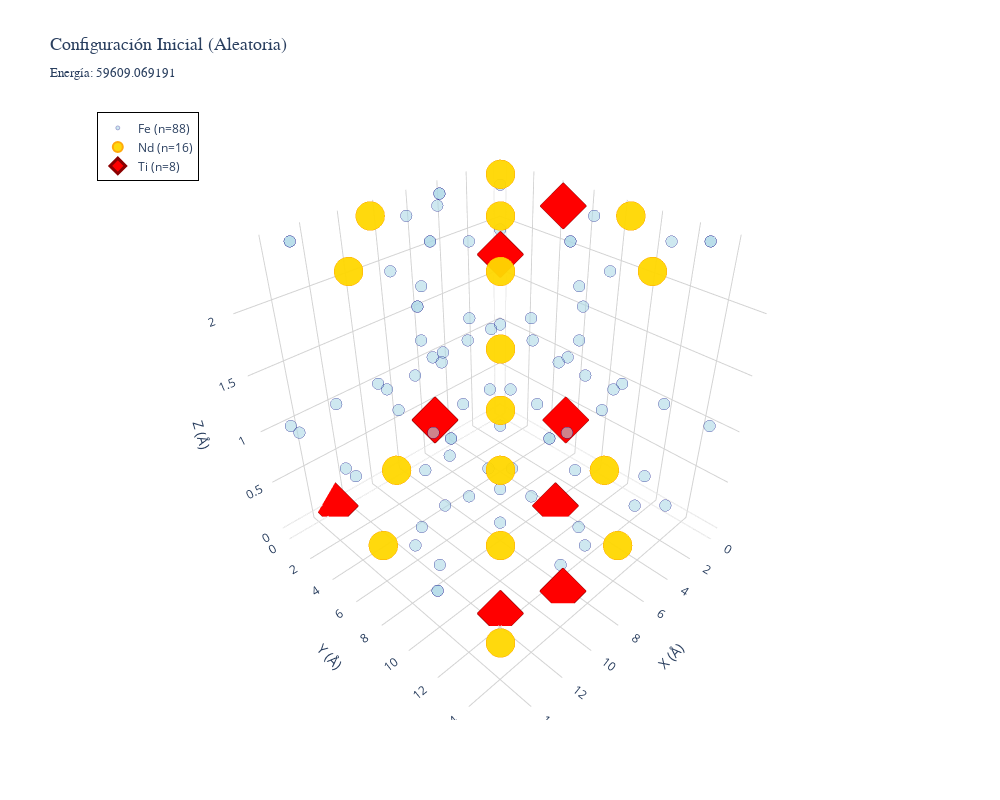

This figure's notebook cell:
### Code cell
# Visualizar configuración inicial con Ti destacados
fig_init = plot_configuration_3d_plotly(
    Fe_candidate_positions,
    Nd_positions,
    Ti_indices_init,
    energia_inicial,
    title="Configuración Inicial (Aleatoria)"
)
fig_init.show()

print("\n✓ Configuración inicial visualizada (8 Ti en rojo, posiciones aleatorias)")

### Figure 1 — Plotly figure (JSON) as saved in the notebook; plotly's stock layout.template omitted (floating-point values rounded to 4 significant figures)
{"data": [{"hovertemplate": "<b>Fe</b><br>X: %{x:.3f} Å<br>Y: %{y:.3f} Å<br>Z: %{z:.3f} Å<extra></extra>", "marker": {"color": "lightblue", "line": {"color": "navy", "width": 0.5}, "opacity": 0.6, "size": 4}, "mode": "markers", "name": "Fe (n=88)", "type": "scatter3d", "x": [2.503, 6.089, 8.592, 0.0, 11.09, 1.793, 12.89, 4.296, 6.089, 2.503, 8.592, 0.0, 1.793, 11.09, 12.89, 4.296, 4.296, 12.89, 8.592, 0.0, 8.592, 0.0, 12.89, 4.296, 4.296, 12.89, 8.592, 0.0, 8.592, 0.0, 12.89, 4.296, 5.484, 1.206, 7.398, 7.398, 1.206, 11.7, 5.484, 11.7, 5.484, 1.206, 1.206, 7.398, 5.484, 11.7, 15.39, 10.39, 6.807, 1.793, 10.39, 1.793, 6.807, 15.39, 1.793, 6.807, 15.39, 11.09, 6.089, 11.09, 2.503, 6.807, 11.09, 6.089, 2.503, 10.39, 15.39, 6.807, 2.503, 15.39, 12.89, 4.296, 12.89, 4.296, 0.0, 8.592, 0.0, 12.89, 4.296, 1.206, 7.398, 5.484, 11.7, 11.7, 5.484, 7.398, 1.206, 7.398], "y": [8.592, 0.0, 2.503, 6.089, 4.296, 12.89, 11.09, 1.793, 8.592, 0.0, 6.089, 2.503, 4.296, 12.89, 1.793, 11.09, 0.0, 8.592, 4.296, 12.89, 12.89, 4.296, 0.0, 8.592, 8.592, 0.0, 12.89, 4.296, 4.296, 12.89, 8.592, 0.0, 5.484, 11.7, 1.206, 1.206, 11.7, 11.7, 5.484, 5.484, 11.7, 1.206, 1.206, 7.398, 11.7, 5.484, 6.089, 1.793, 11.09, 6.807, 11.09, 15.39, 1.793, 6.807, 10.39, 6.089, 1.793, 6.807, 1.793, 10.39, 6.807, 2.503, 15.39, 6.807, 10.39, 2.503, 11.09, 15.39, 1.793, 2.503, 8.592, 0.0, 0.0, 8.592, 4.296, 4.296, 12.89, 8.592, 0.0, 7.398, 11.7, 1.206, 7.398, 7.398, 1.206, 11.7, 7.398, 5.484], "z": [1.202, 1.202, 1.202, 1.202, 1.202, 1.202, 1.202, 1.202, 1.202, 1.202, 1.202, 1.202, 1.202, 1.202, 1.202, 1.202, 0.0, 0.0, 0.0, 0.0, 0.0, 0.0, 0.0, 0.0, 2.404, 2.404, 2.404, 2.404, 2.404, 2.404, 2.404, 2.404, 0.0, 0.0, 0.0, 2.404, 2.404, 2.404, 2.404, 2.404, 2.404, 2.404, 0.0, 0.0, 0.0, 0.0, 1.202, 1.202, 1.202, 1.202, 1.202, 1.202, 1.202, 1.202, 1.202, 1.202, 1.202, 1.202, 1.202, 1.202, 1.202, 1.202, 1.202, 1.202, 1.202, 1.202, 1.202, 1.202, 1.202, 1.202, 2.404, 0.0, 2.404, 2.404, 0.0, 2.404, 2.404, 0.0, 2.404, 2.404, 2.404, 2.404, 2.404, 0.0, 0.0, 0.0, 0.0, 2.404]}, {"hovertemplate": "<b>Nd</b><br>X: %{x:.3f} Å<br>Y: %{y:.3f} Å<br>Z: %{z:.3f} Å<extra></extra>", "marker": {"color": "gold", "line": {"color": "orange", "width": 2}, "opacity": 0.95, "size": 10}, "mode": "markers", "name": "Nd (n=16)", "type": "scatter3d", "x": [8.592, 0.0, 8.592, 0.0, 12.89, 4.296, 12.89, 4.296, 4.296, 12.89, 4.296, 12.89, 0.0, 8.592, 0.0, 8.592], "y": [8.592, 8.592, 0.0, 0.0, 4.296, 4.296, 12.89, 12.89, 12.89, 12.89, 4.296, 4.296, 0.0, 0.0, 8.592, 8.592], "z": [0.0, 2.404, 2.404, 0.0, 0.0, 2.404, 2.404, 0.0, 2.404, 0.0, 0.0, 2.404, 2.404, 0.0, 0.0, 2.404]}, {"hovertemplate": "<b>Ti</b><br>X: %{x:.3f} Å<br>Y: %{y:.3f} Å<br>Z: %{z:.3f} Å<extra></extra>", "marker": {"color": "red", "line": {"color": "darkred", "width": 3}, "opacity": 1, "size": 12, "symbol": "diamond"}, "mode": "markers", "name": "Ti (n=8)", "type": "scatter3d", "x": [11.7, 7.398, 10.39, 6.089, 4.296, 12.89, 8.592, 1.206], "y": [11.7, 7.398, 6.089, 10.39, 8.592, 0.0, 12.89, 5.484], "z": [0.0, 2.404, 1.202, 1.202, 0.0, 0.0, 0.0, 2.404]}], "layout": {"height": 800, "hovermode": "closest", "legend": {"bgcolor": "rgba(255,255,255,0.9)", "bordercolor": "black", "borderwidth": 1, "x": 0.02, "y": 0.98}, "scene": {"aspectmode": "cube", "xaxis": {"backgroundcolor": "white", "gridcolor": "lightgray", "title": {"text": "X (Å)"}}, "yaxis": {"backgroundcolor": "white", "gridcolor": "lightgray", "title": {"text": "Y (Å)"}}, "zaxis": {"backgroundcolor": "white", "gridcolor": "lightgray", "title": {"text": "Z (Å)"}}}, "showlegend": true, "title": {"font": {"family": "Arial", "size": 18}, "text": "Configuración Inicial (Aleatoria)<br><sub>Energía: 59609.069191</sub>"}, "width": 1000}}
